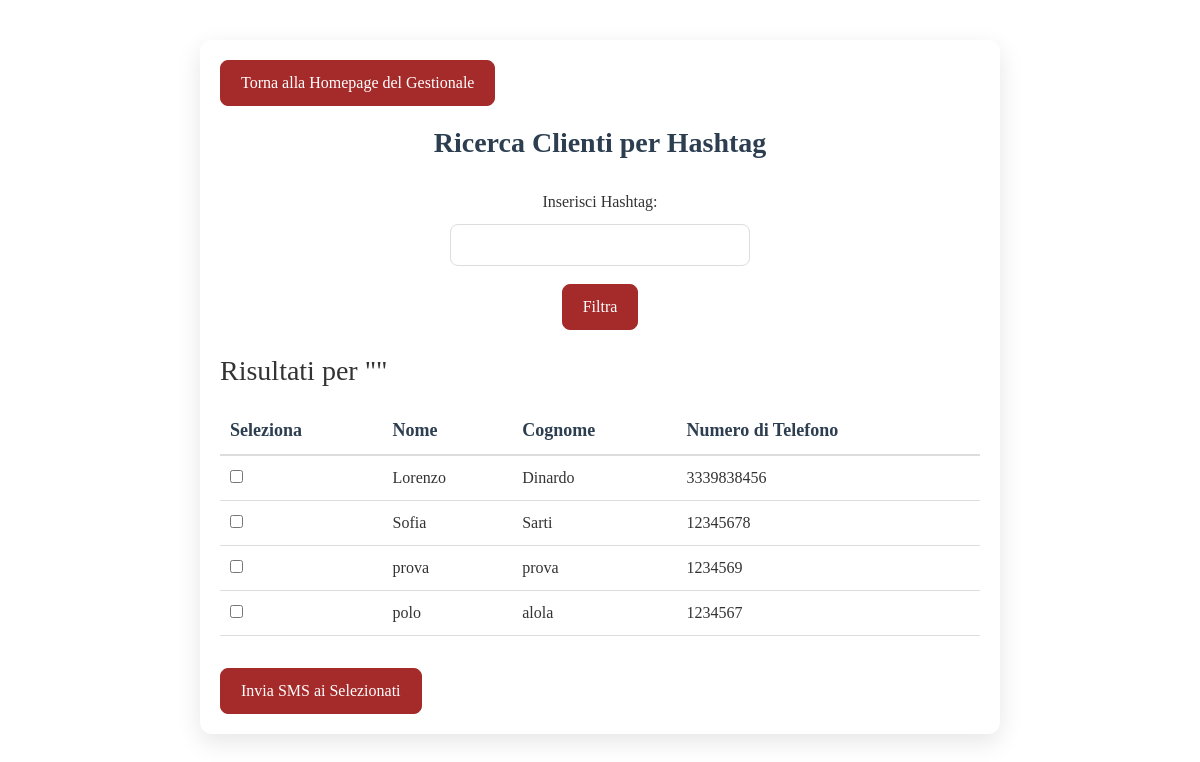
The page /gestionale/clienti/ricerca/ (signed in) on the database its author committed.
### gestionale/models.py (models this page shows, shortened)
class Customer(models.Model):
    first_name = models.CharField(max_length=100)
    last_name = models.CharField(max_length=100)
    phone_number = models.CharField(max_length=20)
    hashtag = models.CharField(max_length=100, blank=True, null=True, default="")
    numero_prenotazioni = models.IntegerField(default=0)

### gestionale/views.py (the view)
# urls.py: path('clienti/ricerca/', views.search_customers_by_hashtag, name='search_customers_by_hashtag'),
@login_required
def search_customers_by_hashtag(request):
    hashtag_query = request.GET.get('hashtag', '').strip()
    if hashtag_query:
        customers = Customer.objects.filter(hashtag__icontains=hashtag_query)
    else:
        customers = Customer.objects.all()
    hashtags = (
        Customer.objects
        .exclude(hashtag="")
        .values_list('hashtag', flat=True)
    )
    unique_hashtags = set(tag.strip() for tags in hashtags for tag in tags.split(',') if tag.strip())
    return render(request, 'gestionale/search_customers.html', {
        'customers': customers,
        'hashtag_query': hashtag_query,
        'unique_hashtags': unique_hashtags,
    })

### gestionale/templates/gestionale/search_customers.html (shortened to what this page needs)
{% extends "base.html" %}
{% load static %}
{% block css_files %}
    <link rel="stylesheet" href="{% static 'gestionale/shared.css' %}">
{% endblock %}
{% block content %}
<div class="reservation-container">
    <a href="{% url 'gestionale:gestionale' %}" class="back-to-home">Torna alla Homepage del Gestionale</a>
    <h2>Ricerca Clienti per Hashtag</h2>
    <form method="get" action="{% url 'gestionale:search_customers_by_hashtag' %}" class="date-selector-form">
        <label for="hashtag">Inserisci Hashtag:</label>
        <input type="text" id="hashtag" name="hashtag" value="{{ hashtag_query }}" class="form-control" list="suggested-hashtags" />
        <button type="submit" class="nav-button mt-2">Filtra</button>
    </form>
    {% if customers %}
        <form method="post" action="{% url 'gestionale:send_sms' %}">
            <h3 class="mt-4">Risultati per "{{ hashtag_query|default_if_none:'tutti i clienti' }}"</h3>
            <div class="reservation-list">
                <table class="table">
                    <thead>
                        <tr>
                            <th>Seleziona</th>
                            <th>Nome</th>
                            <th>Cognome</th>
                            <th>Numero di Telefono</th>
                        </tr>
                    </thead>
                    <tbody>
                        {% for customer in customers %}
                            <tr>
                                <td>
                                    <input type="checkbox" name="selected_customers" value="{{ customer.id }}">
                                </td>
                                <td>{{ customer.first_name }}</td>
                                <td>{{ customer.last_name }}</td>
                                <td>{{ customer.phone_number }}</td>
                            </tr>
                        {% endfor %}
                    </tbody>
                </table>
            </div>
            <button type="submit" class="nav-button mt-3">Invia SMS ai Selezionati</button>
        </form>
    {% else %}
        <p class="no-reservation mt-4">Nessun cliente trovato.</p>
    {% endif %}
</div>
{% endblock %}

### static/gestionale/shared.css (style rules this page uses)
.reservation-container { font-family: 'Playfair Display', serif; max-width: 800px; margin: 40px auto; padding: 20px; background-color: #fff; border-radius: 12px; box-shadow: 0 8px 24px rgba(0, 0, 0, 0.1); color: #333; }
.reservation-container h2 { text-align: center; font-weight: 700; font-size: 28px; color: #2c3e50; margin-bottom: 30px; }
.date-selector-form { display: flex; flex-direction: column; align-items: center; gap: 10px; margin-top: 10px; }
.date-selector-form label { font-weight: 500; font-size: 16px; }
.date-selector-form input[type="text"] { padding: 8px; border: 1px solid #ddd; border-radius: 8px; font-size: 16px; max-width: 300px; }
.nav-button, .back-to-home { padding: 10px 20px; border: 1px solid #a52a2a; border-radius: 8px; background-color: #a52a2a; color: #fff; font-size: 16px; text-decoration: none; font-weight: 500; transition: background-color 0.3s ease; }
.back-to-home { margin-bottom: 20px; display: inline-block; }
.table { width: 100%; border-collapse: collapse; margin-top: 20px; }
.table thead th { font-weight: 600; font-size: 18px; color: #2c3e50; border-bottom: 2px solid #ddd; text-align: left; padding: 10px; }
.table tbody td { padding: 10px; border-bottom: 1px solid #ddd; font-size: 16px; color: #333; }

### rows shown on the page
Customer: first_name "Lorenzo", last_name "Dinardo", phone_number "3339838456"
Customer: first_name "Sofia", last_name "Sarti", phone_number "12345678"
Customer: first_name "prova", last_name "prova", phone_number "1234569"
Customer: first_name "polo", last_name "alola", phone_number "1234567"
